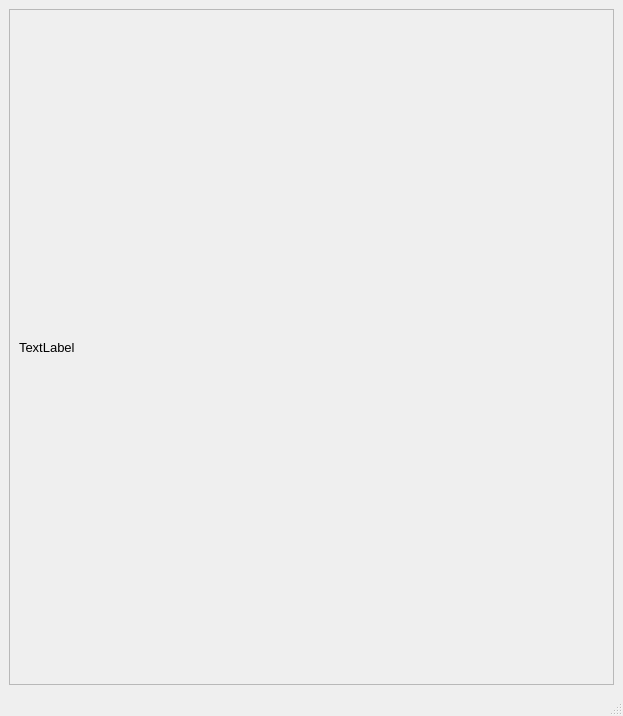
<?xml version="1.0" encoding="UTF-8"?>
<ui version="4.0">
 <class>MainWindow</class>
 <widget class="QMainWindow" name="MainWindow">
  <property name="geometry">
   <rect>
    <x>0</x>
    <y>0</y>
    <width>623</width>
    <height>716</height>
   </rect>
  </property>
  <property name="windowTitle">
   <string>MainWindow</string>
  </property>
  <widget class="QWidget" name="centralwidget">
   <layout class="QVBoxLayout" name="verticalLayout">
    <item>
     <widget class="QScrollArea" name="scrollArea">
      <property name="widgetResizable">
       <bool>true</bool>
      </property>
      <widget class="QWidget" name="scrollAreaWidgetContents">
       <property name="geometry">
        <rect>
         <x>0</x>
         <y>0</y>
         <width>603</width>
         <height>674</height>
        </rect>
       </property>
       <layout class="QVBoxLayout" name="verticalLayout_2">
        <item>
         <widget class="QLabel" name="code">
          <property name="font">
           <font>
            <pointsize>10</pointsize>
           </font>
          </property>
          <property name="text">
           <string>TextLabel</string>
          </property>
         </widget>
        </item>
       </layout>
      </widget>
     </widget>
    </item>
   </layout>
  </widget>
  <widget class="QStatusBar" name="statusbar"/>
 </widget>
 <resources/>
 <connections/>
</ui>
